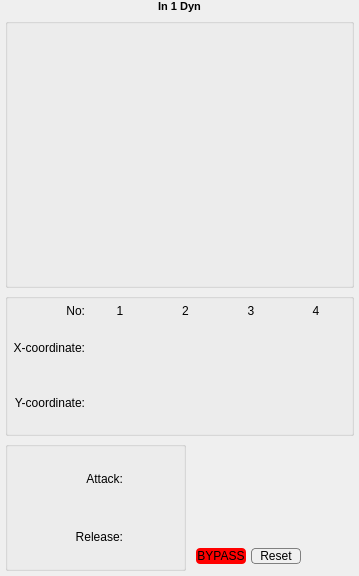
<?xml version="1.0" encoding="UTF-8"?>
<ui version="4.0">
 <class>Trn_DynWidget_FangTu</class>
 <widget class="QWidget" name="Trn_DynWidget_FangTu">
  <property name="geometry">
   <rect>
    <x>0</x>
    <y>0</y>
    <width>355</width>
    <height>576</height>
   </rect>
  </property>
  <property name="windowTitle">
   <string>Form</string>
  </property>
  <layout class="QVBoxLayout" name="verticalLayout">
   <property name="spacing">
    <number>5</number>
   </property>
   <property name="leftMargin">
    <number>5</number>
   </property>
   <property name="topMargin">
    <number>0</number>
   </property>
   <property name="rightMargin">
    <number>5</number>
   </property>
   <property name="bottomMargin">
    <number>5</number>
   </property>
   <item>
    <widget class="QLabel" name="Title">
     <property name="font">
      <font>
       <pointsize>8</pointsize>
       <weight>75</weight>
       <bold>true</bold>
      </font>
     </property>
     <property name="text">
      <string>In 1 Dyn</string>
     </property>
     <property name="alignment">
      <set>Qt::AlignCenter</set>
     </property>
    </widget>
   </item>
   <item>
    <widget class="QGroupBox" name="groupBox_2">
     <property name="title">
      <string/>
     </property>
     <layout class="QVBoxLayout" name="verticalLayout_3">
      <property name="spacing">
       <number>5</number>
      </property>
      <property name="leftMargin">
       <number>5</number>
      </property>
      <property name="topMargin">
       <number>5</number>
      </property>
      <property name="rightMargin">
       <number>5</number>
      </property>
      <property name="bottomMargin">
       <number>5</number>
      </property>
      <item>
       <widget class="DynWidget" name="dynControl" native="true">
        <property name="minimumSize">
         <size>
          <width>333</width>
          <height>251</height>
         </size>
        </property>
        <property name="maximumSize">
         <size>
          <width>333</width>
          <height>251</height>
         </size>
        </property>
       </widget>
      </item>
     </layout>
    </widget>
   </item>
   <item>
    <widget class="QGroupBox" name="groupBox">
     <property name="title">
      <string/>
     </property>
     <layout class="QGridLayout" name="gridLayout_2">
      <property name="leftMargin">
       <number>5</number>
      </property>
      <property name="topMargin">
       <number>5</number>
      </property>
      <property name="rightMargin">
       <number>5</number>
      </property>
      <property name="bottomMargin">
       <number>5</number>
      </property>
      <property name="spacing">
       <number>5</number>
      </property>
      <item row="2" column="2">
       <widget class="ConfigGainWidget" name="x2_label" native="true">
        <property name="minimumSize">
         <size>
          <width>50</width>
          <height>50</height>
         </size>
        </property>
        <property name="MinValue" stdset="0">
         <double>-80.000000000000000</double>
        </property>
        <property name="MaxValue" stdset="0">
         <double>0.000000000000000</double>
        </property>
       </widget>
      </item>
      <item row="3" column="4">
       <widget class="ConfigGainWidget" name="y4_label" native="true">
        <property name="minimumSize">
         <size>
          <width>50</width>
          <height>50</height>
         </size>
        </property>
        <property name="MinValue" stdset="0">
         <double>-80.000000000000000</double>
        </property>
        <property name="MaxValue" stdset="0">
         <double>0.000000000000000</double>
        </property>
       </widget>
      </item>
      <item row="3" column="2">
       <widget class="ConfigGainWidget" name="y2_label" native="true">
        <property name="minimumSize">
         <size>
          <width>50</width>
          <height>50</height>
         </size>
        </property>
        <property name="MinValue" stdset="0">
         <double>-80.000000000000000</double>
        </property>
        <property name="MaxValue" stdset="0">
         <double>0.000000000000000</double>
        </property>
       </widget>
      </item>
      <item row="0" column="3">
       <widget class="QLabel" name="label_7">
        <property name="text">
         <string>3</string>
        </property>
        <property name="alignment">
         <set>Qt::AlignCenter</set>
        </property>
       </widget>
      </item>
      <item row="0" column="4">
       <widget class="QLabel" name="label_8">
        <property name="text">
         <string>4</string>
        </property>
        <property name="alignment">
         <set>Qt::AlignCenter</set>
        </property>
       </widget>
      </item>
      <item row="0" column="1">
       <widget class="QLabel" name="label_5">
        <property name="text">
         <string>1</string>
        </property>
        <property name="alignment">
         <set>Qt::AlignCenter</set>
        </property>
       </widget>
      </item>
      <item row="2" column="3">
       <widget class="ConfigGainWidget" name="x3_label" native="true">
        <property name="minimumSize">
         <size>
          <width>50</width>
          <height>50</height>
         </size>
        </property>
        <property name="MinValue" stdset="0">
         <double>-80.000000000000000</double>
        </property>
        <property name="MaxValue" stdset="0">
         <double>0.000000000000000</double>
        </property>
       </widget>
      </item>
      <item row="3" column="1">
       <widget class="ConfigGainWidget" name="y1_label" native="true">
        <property name="minimumSize">
         <size>
          <width>50</width>
          <height>50</height>
         </size>
        </property>
        <property name="MinValue" stdset="0">
         <double>-80.000000000000000</double>
        </property>
        <property name="MaxValue" stdset="0">
         <double>0.000000000000000</double>
        </property>
       </widget>
      </item>
      <item row="0" column="2">
       <widget class="QLabel" name="label_6">
        <property name="text">
         <string>2</string>
        </property>
        <property name="alignment">
         <set>Qt::AlignCenter</set>
        </property>
       </widget>
      </item>
      <item row="3" column="3">
       <widget class="ConfigGainWidget" name="y3_label" native="true">
        <property name="minimumSize">
         <size>
          <width>50</width>
          <height>50</height>
         </size>
        </property>
        <property name="MinValue" stdset="0">
         <double>-80.000000000000000</double>
        </property>
        <property name="MaxValue" stdset="0">
         <double>0.000000000000000</double>
        </property>
       </widget>
      </item>
      <item row="2" column="4">
       <widget class="ConfigGainWidget" name="x4_label" native="true">
        <property name="minimumSize">
         <size>
          <width>50</width>
          <height>50</height>
         </size>
        </property>
        <property name="MinValue" stdset="0">
         <double>-80.000000000000000</double>
        </property>
        <property name="MaxValue" stdset="0">
         <double>0.000000000000000</double>
        </property>
       </widget>
      </item>
      <item row="2" column="1">
       <widget class="ConfigGainWidget" name="x1_label" native="true">
        <property name="minimumSize">
         <size>
          <width>50</width>
          <height>50</height>
         </size>
        </property>
        <property name="MinValue" stdset="0">
         <double>-80.000000000000000</double>
        </property>
        <property name="MaxValue" stdset="0">
         <double>0.000000000000000</double>
        </property>
       </widget>
      </item>
      <item row="0" column="0">
       <widget class="QLabel" name="label_4">
        <property name="text">
         <string>No:</string>
        </property>
        <property name="alignment">
         <set>Qt::AlignRight|Qt::AlignTrailing|Qt::AlignVCenter</set>
        </property>
       </widget>
      </item>
      <item row="2" column="0">
       <widget class="QLabel" name="label_2">
        <property name="text">
         <string>X-coordinate:</string>
        </property>
        <property name="alignment">
         <set>Qt::AlignRight|Qt::AlignTrailing|Qt::AlignVCenter</set>
        </property>
       </widget>
      </item>
      <item row="3" column="0">
       <widget class="QLabel" name="label_3">
        <property name="text">
         <string>Y-coordinate:</string>
        </property>
        <property name="alignment">
         <set>Qt::AlignRight|Qt::AlignTrailing|Qt::AlignVCenter</set>
        </property>
       </widget>
      </item>
     </layout>
    </widget>
   </item>
   <item>
    <layout class="QHBoxLayout" name="horizontalLayout">
     <item>
      <widget class="QGroupBox" name="groupBox_3">
       <property name="title">
        <string/>
       </property>
       <layout class="QGridLayout" name="gridLayout">
        <property name="leftMargin">
         <number>5</number>
        </property>
        <property name="topMargin">
         <number>5</number>
        </property>
        <property name="rightMargin">
         <number>5</number>
        </property>
        <property name="bottomMargin">
         <number>5</number>
        </property>
        <property name="spacing">
         <number>5</number>
        </property>
        <item row="1" column="1">
         <widget class="ConfigGainWidget" name="rlsBox" native="true">
          <property name="minimumSize">
           <size>
            <width>50</width>
            <height>50</height>
           </size>
          </property>
          <property name="MaxValue" stdset="0">
           <double>10000.000000000000000</double>
          </property>
          <property name="MinValue" stdset="0">
           <double>500.000000000000000</double>
          </property>
         </widget>
        </item>
        <item row="0" column="1">
         <widget class="ConfigGainWidget" name="atkBox" native="true">
          <property name="minimumSize">
           <size>
            <width>50</width>
            <height>50</height>
           </size>
          </property>
          <property name="MaxValue" stdset="0">
           <double>10000.000000000000000</double>
          </property>
          <property name="MinValue" stdset="0">
           <double>1.000000000000000</double>
          </property>
         </widget>
        </item>
        <item row="1" column="0">
         <widget class="QLabel" name="label">
          <property name="minimumSize">
           <size>
            <width>110</width>
            <height>0</height>
           </size>
          </property>
          <property name="maximumSize">
           <size>
            <width>110</width>
            <height>16777215</height>
           </size>
          </property>
          <property name="baseSize">
           <size>
            <width>1</width>
            <height>0</height>
           </size>
          </property>
          <property name="text">
           <string>Release:</string>
          </property>
          <property name="alignment">
           <set>Qt::AlignRight|Qt::AlignTrailing|Qt::AlignVCenter</set>
          </property>
         </widget>
        </item>
        <item row="0" column="0">
         <widget class="QLabel" name="atkLabel">
          <property name="minimumSize">
           <size>
            <width>110</width>
            <height>0</height>
           </size>
          </property>
          <property name="maximumSize">
           <size>
            <width>110</width>
            <height>16777215</height>
           </size>
          </property>
          <property name="baseSize">
           <size>
            <width>1</width>
            <height>0</height>
           </size>
          </property>
          <property name="text">
           <string>Attack:</string>
          </property>
          <property name="alignment">
           <set>Qt::AlignRight|Qt::AlignTrailing|Qt::AlignVCenter</set>
          </property>
         </widget>
        </item>
       </layout>
      </widget>
     </item>
     <item>
      <layout class="QGridLayout" name="gridLayout_3">
       <property name="leftMargin">
        <number>5</number>
       </property>
       <property name="topMargin">
        <number>5</number>
       </property>
       <property name="rightMargin">
        <number>5</number>
       </property>
       <property name="bottomMargin">
        <number>5</number>
       </property>
       <property name="spacing">
        <number>5</number>
       </property>
       <item row="1" column="3">
        <spacer name="horizontalSpacer">
         <property name="orientation">
          <enum>Qt::Horizontal</enum>
         </property>
         <property name="sizeHint" stdset="0">
          <size>
           <width>40</width>
           <height>20</height>
          </size>
         </property>
        </spacer>
       </item>
       <item row="1" column="1">
        <widget class="QPushButton" name="pushButton">
         <property name="minimumSize">
          <size>
           <width>50</width>
           <height>0</height>
          </size>
         </property>
         <property name="focusPolicy">
          <enum>Qt::NoFocus</enum>
         </property>
         <property name="styleSheet">
          <string notr="true">QPushButton
{
	background-color: rgb(240, 240, 240);
	border: 1px solid #808080 ;
	border-radius: 4px;
}</string>
         </property>
         <property name="text">
          <string>Reset</string>
         </property>
        </widget>
       </item>
       <item row="0" column="1">
        <spacer name="verticalSpacer">
         <property name="orientation">
          <enum>Qt::Vertical</enum>
         </property>
         <property name="sizeHint" stdset="0">
          <size>
           <width>20</width>
           <height>40</height>
          </size>
         </property>
        </spacer>
       </item>
       <item row="1" column="0">
        <widget class="QPushButton" name="byPass">
         <property name="minimumSize">
          <size>
           <width>50</width>
           <height>16</height>
          </size>
         </property>
         <property name="maximumSize">
          <size>
           <width>16777215</width>
           <height>16777215</height>
          </size>
         </property>
         <property name="focusPolicy">
          <enum>Qt::NoFocus</enum>
         </property>
         <property name="styleSheet">
          <string notr="true">QPushButton:checked 
{
	background-color: rgb(0, 255, 0);
	border: 0px none #000000 ;
	border-radius: 4px;
}

QPushButton
{
	background-color: rgb(255, 0, 0);
	border: 0px none #000000 ;
	border-radius: 4px;
}</string>
         </property>
         <property name="text">
          <string>BYPASS</string>
         </property>
         <property name="checkable">
          <bool>true</bool>
         </property>
        </widget>
       </item>
      </layout>
     </item>
    </layout>
   </item>
  </layout>
 </widget>
 <customwidgets>
  <customwidget>
   <class>ConfigGainWidget</class>
   <extends>QWidget</extends>
   <header>customWidget/configgainwidget.h</header>
   <container>1</container>
  </customwidget>
  <customwidget>
   <class>DynWidget</class>
   <extends>QWidget</extends>
   <header>customWidget/dynwidget.h</header>
   <container>1</container>
  </customwidget>
 </customwidgets>
 <resources/>
 <connections/>
</ui>
